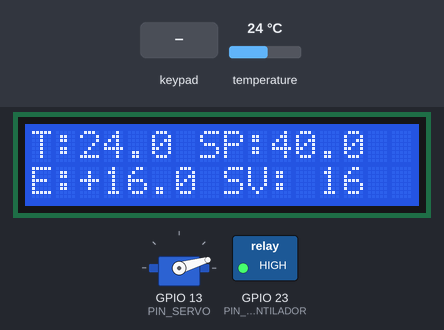
A program run on a simulated ESP32. Shown: 16×2 character LCD, servo, switched loads named in the program (green lamp = pin HIGH). The inputs (shaded band) are chosen by the test bench; at power-on: temperature 24 °C. What the program prints to the serial monitor is not drawn.

Above: at 2.3 s.
2.4 s: temperature set to 40.5 °C
At 5.0 s:
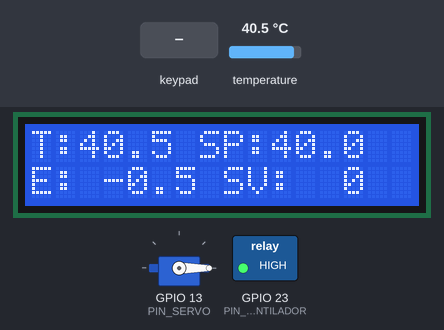
5.4 s: temperature set to 41.6 °C
At 8.2 s:
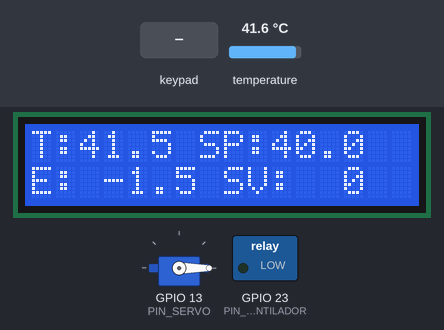
8.4 s: keypad keys 1 8 3 3 2 5 2 6 D pressed 0.4 s apart
At 9.7 s:
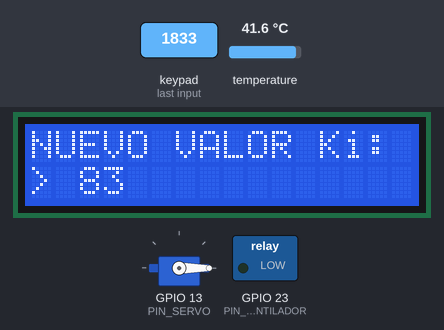
13.5 s: key 'B' pressed
At 14.3 s:
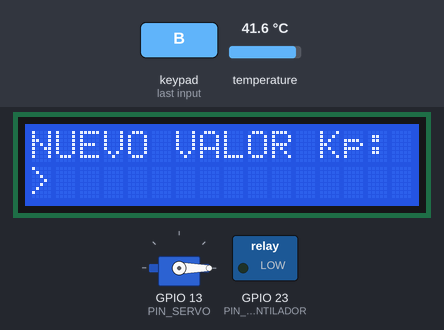
15.3 s: temperature set to 40.7 °C
18.3 s: temperature set to 39.7 °C
At 20.5 s:
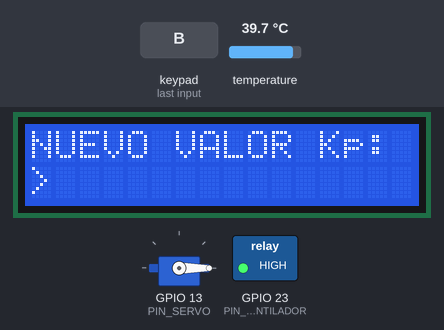
Timing chart, 0 to 22.0 s (numbered marks = the images above; inputs shaded):
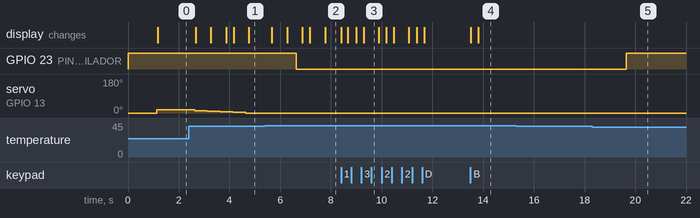

Measured:
- the behaviour switches between 40.9 and 41 °C on temperature (found by bisection; images 1 and 2)
- the behaviour switches between 40.2 and 40.1 °C on temperature (found by bisection; images 4 and 5)
- after the input at 2.4 s, servo on GPIO 13 (PIN_SERVO): moves from 16° to 0° over 2.0 s, starting after 0.23 s; the display: first changes after 0.27 s (image 1 shows a later state)
- after the input at 5.4 s, GPIO 23 (PIN_RELE_VENTILADOR): HIGH → LOW after 1.2 s; the display: first changes after 0.27 s (image 2 shows a later state)
- after the input at 8.4 s, the display: first changes at once (image 3 shows a later state)
- after the input at 13.5 s, the display: first changes at once (image 4 shows a later state)
- after the input at 15.3 s, every drawn part: stays the same
- after the input at 18.3 s, GPIO 23 (PIN_RELE_VENTILADOR): LOW → HIGH after 1.3 s

The program:

main.cpp
```cpp
#include <Arduino.h>
#include <Wire.h>
#include <LiquidCrystal_I2C.h>
#include <Keypad.h>
#include <OneWire.h>
#include <DallasTemperature.h>
#include <ESP32Servo.h>
#include <stdlib.h>
#include <string.h>
#include <math.h>

#define PIN_DS18B20 32
#define PIN_SERVO 13
#define PIN_RELE_VENTILADOR 23

const byte RELE_ON = LOW;
const byte RELE_OFF = HIGH;

LiquidCrystal_I2C lcd(0x27, 16, 2);

OneWire oneWire(PIN_DS18B20);
DallasTemperature sensor(&oneWire);

Servo servo;

const int SERVO_MIN_ANG = 0;
const int SERVO_MAX_ANG = 180;
const float CONTROL_MIN = 0.0f;
const float CONTROL_MAX = (float)(SERVO_MAX_ANG - SERVO_MIN_ANG);

const byte FILAS = 4;
const byte COLUMNAS = 4;

char keys[FILAS][COLUMNAS] = {
  {'1', '2', '3', 'A'},
  {'4', '5', '6', 'B'},
  {'7', '8', '9', 'C'},
  {'*', '0', '#', 'D'}
};

byte rowPins[FILAS] = {18, 33, 25, 26};
byte colPins[COLUMNAS] = {27, 14, 15, 4};

Keypad teclado = Keypad(
  makeKeymap(keys),
  rowPins,
  colPins,
  FILAS,
  COLUMNAS
);

float setpoint = 40.0f;

float Kp = 1.0f;
float Ki = 0.0f;
float Kd = 0.0f;

float temperatura = 0.0f;
float error = 0.0f;

float control = 0.0f;
float anguloServo = SERVO_MIN_ANG;

float terminoIntegral = 0.0f;
float terminoDerivativo = 0.0f;
float errorAnterior = 0.0f;
float temperaturaAnterior = 0.0f;
bool pidInicializado = false;

const float TAU_DERIVATIVA = 1.0f;

bool sensorValido = false;

const byte NUM_LECTURAS = 5;

float lecturasTemperatura[NUM_LECTURAS] = {0};
byte indiceLectura = 0;
byte lecturasLlenas = 0;
float sumaTemperaturas = 0.0f;

const float DIF_ENCENDIDO_VENT = 1.0f;
const float DIF_APAGADO_VENT = 0.1f;

bool ventiladorEncendido = false;

unsigned long tiempoSensor = 0;
unsigned long tiempoLCD = 0;

const unsigned long INTERVALO_SENSOR = 500;
const unsigned long INTERVALO_LCD = 300;

byte modoConfig = 0;
char entrada[10];
byte longitudEntrada = 0;

void actualizarSalidaPID() {

  if (ventiladorEncendido) {
    control = CONTROL_MIN;
    anguloServo = SERVO_MIN_ANG;
    servo.write(SERVO_MIN_ANG);
    return;
  }

  float salidaSinSaturar = Kp * error
                         + terminoIntegral
                         + terminoDerivativo;

  control = constrain(salidaSinSaturar, CONTROL_MIN, CONTROL_MAX);

  anguloServo = SERVO_MIN_ANG + control;

  anguloServo = constrain(
    anguloServo,
    (float)SERVO_MIN_ANG,
    (float)SERVO_MAX_ANG
  );

  servo.write((int)roundf(anguloServo));
}

void reiniciarEstadosPID() {

  terminoIntegral = 0.0f;
  terminoDerivativo = 0.0f;
  errorAnterior = 0.0f;
  temperaturaAnterior = 0.0f;
  pidInicializado = false;
}

void establecerVentilador(bool encender) {

  if (ventiladorEncendido == encender) {
    return;
  }

  ventiladorEncendido = encender;

  if (ventiladorEncendido) {
    digitalWrite(PIN_RELE_VENTILADOR, RELE_ON);
    Serial.println("VENTILADOR: ENCENDIDO");
  }
  else {
    digitalWrite(PIN_RELE_VENTILADOR, RELE_OFF);
    Serial.println("VENTILADOR: APAGADO");
  }
}

void controlarVentilador() {

  if (!sensorValido) {
    establecerVentilador(true);
    reiniciarEstadosPID();
    control = CONTROL_MIN;
    anguloServo = SERVO_MIN_ANG;
    servo.write(SERVO_MIN_ANG);
    return;
  }

  float temperaturaEncendido = setpoint + DIF_ENCENDIDO_VENT;
  float temperaturaApagado = setpoint + DIF_APAGADO_VENT;

  bool estabaEncendido = ventiladorEncendido;

  if (!ventiladorEncendido && temperatura >= temperaturaEncendido) {
    establecerVentilador(true);
  }
  else if (ventiladorEncendido && temperatura <= temperaturaApagado) {
    establecerVentilador(false);
  }

  if (ventiladorEncendido) {
    terminoIntegral = 0.0f;
    terminoDerivativo = 0.0f;
    errorAnterior = setpoint - temperatura;
    temperaturaAnterior = temperatura;
    pidInicializado = true;
    error = setpoint - temperatura;
    actualizarSalidaPID();
  }
  else if (estabaEncendido && !ventiladorEncendido) {
    terminoIntegral = 0.0f;
    terminoDerivativo = 0.0f;
    error = setpoint - temperatura;
    errorAnterior = error;
    temperaturaAnterior = temperatura;
    pidInicializado = true;
    actualizarSalidaPID();
  }
}

float calcularPromedio(float nuevaLectura) {

  if (lecturasLlenas == NUM_LECTURAS) {
    sumaTemperaturas -= lecturasTemperatura[indiceLectura];
  }
  else {
    lecturasLlenas++;
  }

  lecturasTemperatura[indiceLectura] = nuevaLectura;
  sumaTemperaturas += nuevaLectura;

  indiceLectura++;
  if (indiceLectura >= NUM_LECTURAS) {
    indiceLectura = 0;
  }

  return sumaTemperaturas / lecturasLlenas;
}

void reiniciarPromedio() {

  sumaTemperaturas = 0.0f;
  indiceLectura = 0;
  lecturasLlenas = 0;

  for (byte i = 0; i < NUM_LECTURAS; i++) {
    lecturasTemperatura[i] = 0.0f;
  }
}

void calcularControlPID(float Ts) {

  error = setpoint - temperatura;

  if (ventiladorEncendido) {
    terminoIntegral = 0.0f;
    terminoDerivativo = 0.0f;
    errorAnterior = error;
    temperaturaAnterior = temperatura;
    pidInicializado = true;
    actualizarSalidaPID();
    return;
  }

  if (!pidInicializado) {
    errorAnterior = error;
    temperaturaAnterior = temperatura;
    terminoIntegral = 0.0f;
    terminoDerivativo = 0.0f;
    pidInicializado = true;
    actualizarSalidaPID();
    return;
  }

  if (Ts <= 0.0f || !isfinite(Ts)) {
    actualizarSalidaPID();
    return;
  }

  float P = Kp * error;

  float incrementoIntegral = Ki * (Ts / 2.0f) * (error + errorAnterior);
  float integralPropuesta = terminoIntegral + incrementoIntegral;

  float denominadorD = 2.0f * TAU_DERIVATIVA + Ts;
  float alphaD = (2.0f * TAU_DERIVATIVA - Ts) / denominadorD;
  float betaD = (2.0f * Kd) / denominadorD;

  float derivadaPropuesta = alphaD * terminoDerivativo
                          - betaD * (temperatura - temperaturaAnterior);

  float salidaPropuesta = P + integralPropuesta + derivadaPropuesta;

  bool integralEmpeoraSaturacion =
    (salidaPropuesta > CONTROL_MAX && incrementoIntegral > 0.0f) ||
    (salidaPropuesta < CONTROL_MIN && incrementoIntegral < 0.0f);

  if (!integralEmpeoraSaturacion) {
    terminoIntegral = integralPropuesta;
  }

  terminoDerivativo = derivadaPropuesta;
  errorAnterior = error;
  temperaturaAnterior = temperatura;

  actualizarSalidaPID();
}

void leerTemperatura(float Ts) {

  float nuevaTemperatura = sensor.getTempCByIndex(0);

  if (
    nuevaTemperatura == DEVICE_DISCONNECTED_C ||
    nuevaTemperatura < -55.0f ||
    nuevaTemperatura > 125.0f
  ) {
    sensorValido = false;

    control = CONTROL_MIN;
    error = 0.0f;
    anguloServo = SERVO_MIN_ANG;
    servo.write(SERVO_MIN_ANG);

    reiniciarPromedio();
    reiniciarEstadosPID();

    establecerVentilador(true);

    Serial.println("ERROR: SENSOR DESCONECTADO");
    return;
  }

  sensorValido = true;

  temperatura = calcularPromedio(nuevaTemperatura);

  calcularControlPID(Ts);

  controlarVentilador();

  Serial.print("T: ");
  Serial.print(temperatura, 2);
  Serial.print(" C | SP: ");
  Serial.print(setpoint, 2);
  Serial.print(" | E: ");
  Serial.print(error, 2);
  Serial.print(" | Kp: ");
  Serial.print(Kp, 3);
  Serial.print(" | Ki: ");
  Serial.print(Ki, 5);
  Serial.print(" | Kd: ");
  Serial.print(Kd, 5);
  Serial.print(" | I: ");
  Serial.print(terminoIntegral, 2);
  Serial.print(" | D: ");
  Serial.print(terminoDerivativo, 2);
  Serial.print(" | Control: ");
  Serial.print(control, 2);
  Serial.print(" | Servo: ");
  Serial.print(anguloServo, 1);
  Serial.print(" | Ventilador: ");
  Serial.println(ventiladorEncendido ? "ON" : "OFF");
}

void actualizarLCD() {

  char buf1[17];
  char buf2[17];
  char linea1[17];
  char linea2[17];

  if (modoConfig != 0) {

    switch (modoConfig) {
      case 1:
        snprintf(buf1, sizeof(buf1), "NUEVO SETPOINT:");
        break;
      case 2:
        snprintf(buf1, sizeof(buf1), "NUEVO VALOR Kp:");
        break;
      case 3:
        snprintf(buf1, sizeof(buf1), "NUEVO VALOR Ki:");
        break;
      case 4:
        snprintf(buf1, sizeof(buf1), "NUEVO VALOR Kd:");
        break;
      default:
        snprintf(buf1, sizeof(buf1), "CONFIGURACION:");
        break;
    }

    snprintf(buf2, sizeof(buf2), "> %s", entrada);

    if (modoConfig == 1) {
      size_t longitud = strlen(buf2);
      if (longitud < 16) {
        snprintf(buf2 + longitud, sizeof(buf2) - longitud, " C");
      }
    }

    snprintf(linea1, sizeof(linea1), "%-16s", buf1);
    snprintf(linea2, sizeof(linea2), "%-16s", buf2);

    lcd.setCursor(0, 0);
    lcd.print(linea1);
    lcd.setCursor(0, 1);
    lcd.print(linea2);
    return;
  }

  if (!sensorValido) {
    lcd.setCursor(0, 0);
    lcd.print("ERROR SENSOR    ");
    lcd.setCursor(0, 1);
    lcd.print("REVISAR DS18B20 ");
    return;
  }

  snprintf(
    buf1,
    sizeof(buf1),
    "T:%4.1f SP:%4.1f",
    temperatura,
    setpoint
  );

  snprintf(
    buf2,
    sizeof(buf2),
    "E:%+5.1f SV:%3.0f",
    error,
    anguloServo
  );

  snprintf(linea1, sizeof(linea1), "%-16s", buf1);
  snprintf(linea2, sizeof(linea2), "%-16s", buf2);

  lcd.setCursor(0, 0);
  lcd.print(linea1);
  lcd.setCursor(0, 1);
  lcd.print(linea2);
}

void guardarConfiguracion() {

  if (longitudEntrada == 0) {
    return;
  }

  float valor = atof(entrada);

  if (!isfinite(valor) || valor < 0.0f) {
    entrada[0] = '\0';
    longitudEntrada = 0;
    return;
  }

  switch (modoConfig) {

    case 1:
      setpoint = valor;
      Serial.print("Nuevo setpoint: ");
      Serial.println(setpoint);
      break;

    case 2:
      Kp = valor;
      Serial.print("Nuevo Kp: ");
      Serial.println(Kp, 6);
      break;

    case 3:
      Ki = valor;
      Serial.print("Nuevo Ki: ");
      Serial.println(Ki, 6);
      break;

    case 4:
      Kd = valor;
      Serial.print("Nuevo Kd: ");
      Serial.println(Kd, 6);
      break;

    default:
      return;
  }

  modoConfig = 0;
  entrada[0] = '\0';
  longitudEntrada = 0;

  if (sensorValido) {
    error = setpoint - temperatura;
    errorAnterior = error;
    temperaturaAnterior = temperatura;
    terminoDerivativo = 0.0f;
    pidInicializado = true;

    actualizarSalidaPID();
    controlarVentilador();
  }

  lcd.clear();
}

void leerTeclado() {

  char tecla = teclado.getKey();
  if (!tecla) {
    return;
  }

  if (modoConfig == 0) {

    if (tecla == '*') {
      modoConfig = 1;
    }
    else if (tecla == 'B') {
      modoConfig = 2;
    }
    else if (tecla == '1') {
      modoConfig = 3;
    }
    else if (tecla == 'C') {
      modoConfig = 4;
    }
    else {
      return;
    }

    longitudEntrada = 0;
    entrada[0] = '\0';
    lcd.clear();
    return;
  }

  if (tecla == 'C') {
    modoConfig = 0;
    longitudEntrada = 0;
    entrada[0] = '\0';
    lcd.clear();
    return;
  }

  if (tecla == 'D') {
    guardarConfiguracion();
    return;
  }

  if (tecla == '#') {
    bool tienePunto = false;

    for (byte i = 0; i < longitudEntrada; i++) {
      if (entrada[i] == '.') {
        tienePunto = true;
        break;
      }
    }

    if (!tienePunto && longitudEntrada > 0 && longitudEntrada < 8) {
      entrada[longitudEntrada] = '.';
      longitudEntrada++;
      entrada[longitudEntrada] = '\0';
    }
    return;
  }

  if (tecla >= '0' && tecla <= '9') {
    if (longitudEntrada < 8) {
      entrada[longitudEntrada] = tecla;
      longitudEntrada++;
      entrada[longitudEntrada] = '\0';
    }
  }
}

void setup() {

  Serial.begin(115200);

  digitalWrite(PIN_RELE_VENTILADOR, RELE_OFF);
  pinMode(PIN_RELE_VENTILADOR, OUTPUT);

  Wire.begin(21, 22);
  lcd.init();
  lcd.backlight();

  lcd.setCursor(0, 0);
  lcd.print("CONTROL PID");
  lcd.setCursor(0, 1);
  lcd.print("INICIANDO...");

  sensor.begin();
  sensor.setResolution(11);
  sensor.setWaitForConversion(false);
  sensor.requestTemperatures();

  tiempoSensor = millis();

  servo.setPeriodHertz(50);
  servo.attach(PIN_SERVO, 500, 2400);
  servo.write(SERVO_MIN_ANG);

  delay(1000);
  lcd.clear();

  Serial.println("CONTROL PID DISCRETO INICIADO");
  Serial.println("RANGO DEL SERVO: 0 A 180 GRADOS");
  Serial.println("INTEGRAL: TUSTIN / TRAPEZOIDAL");
  Serial.println("DERIVADA: TUSTIN FILTRADA SOBRE MEDICION");
  Serial.println("PROMEDIO MOVIL: 5 LECTURAS");
  Serial.println("TECLAS: *=SP, B=Kp, 1=Ki, C=Kd");
}

void loop() {

  leerTeclado();

  unsigned long ahora = millis();

  if (ahora - tiempoSensor >= INTERVALO_SENSOR) {

    float Ts = (ahora - tiempoSensor) / 1000.0f;
    tiempoSensor = ahora;

    leerTemperatura(Ts);

    sensor.requestTemperatures();
  }

  if (millis() - tiempoLCD >= INTERVALO_LCD) {
    tiempoLCD = millis();
    actualizarLCD();
  }
}
```
